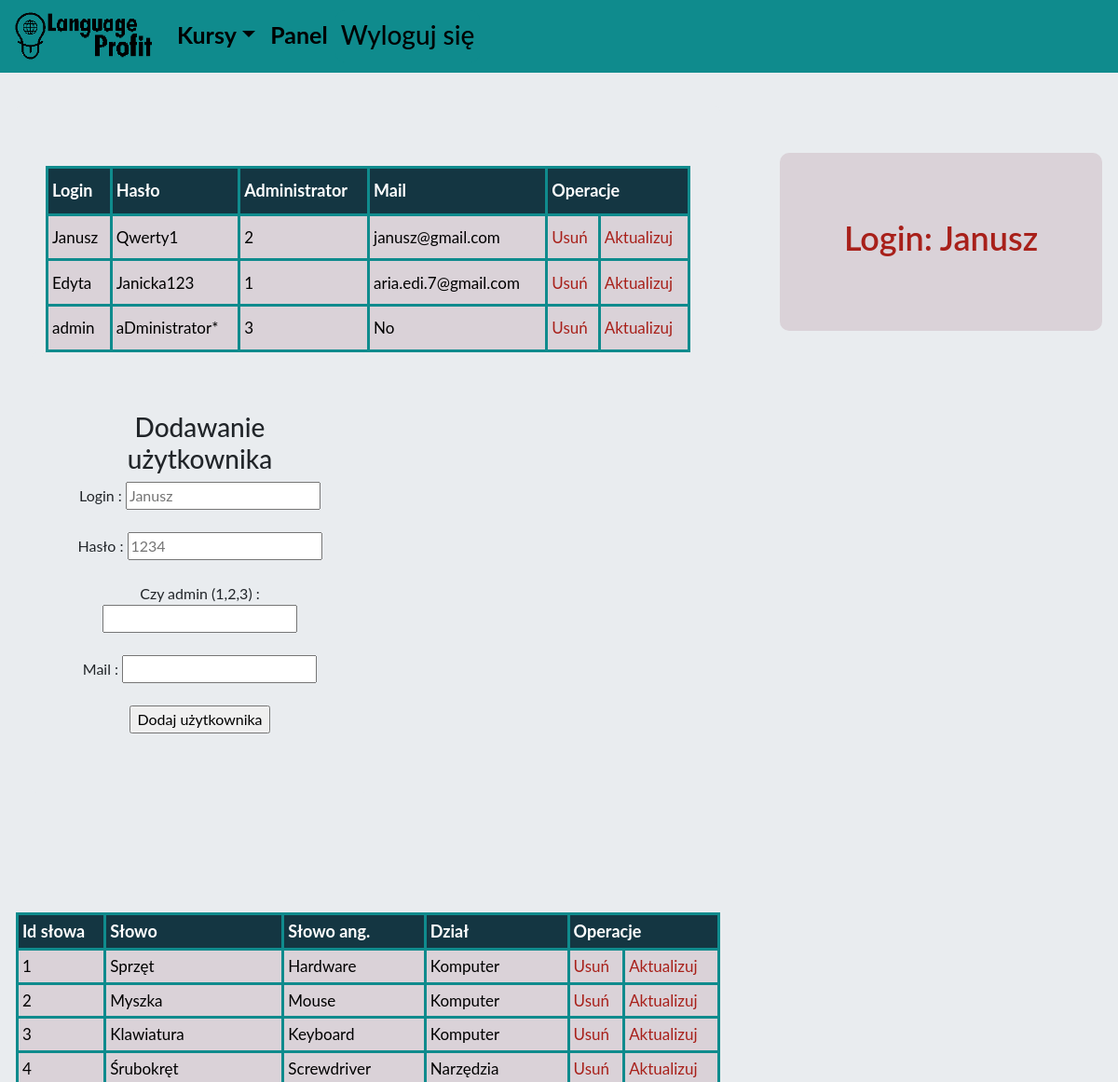
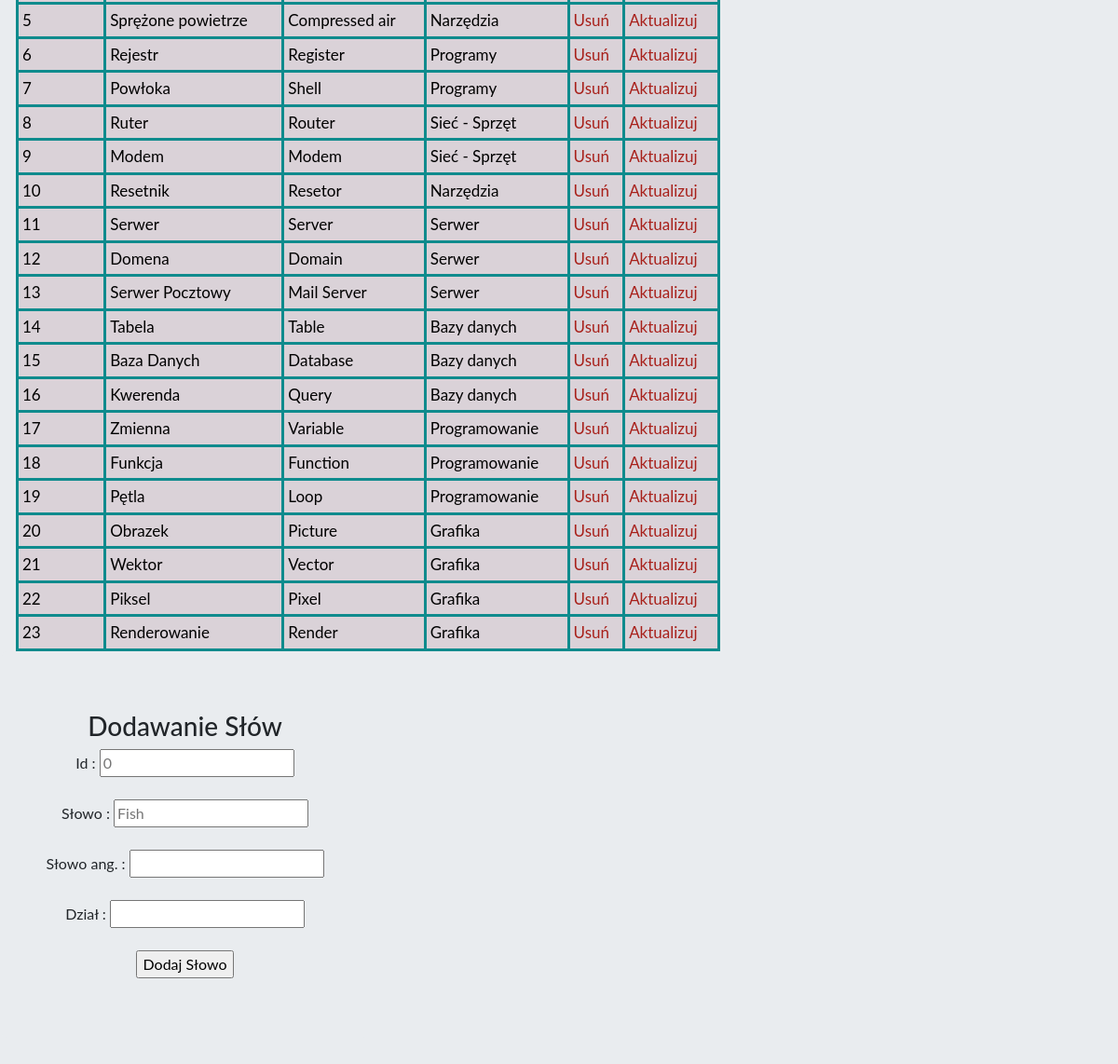
Screenshot of /Projekt/panel_admin.php (signed in) with the database file from the repository (2 pictures, top to bottom).
### tables this page shows
CREATE TABLE `uzytkownik` (
  `login` varchar(30) NOT NULL,
  `haslo` varchar(255) NOT NULL,
  `administrator` varchar(1) NOT NULL DEFAULT '1',
  `mail` varchar(50) NOT NULL DEFAULT 'No'
);

CREATE TABLE `slowa` (
  `id_slowka` int(11) NOT NULL,
  `slowo` varchar(255) DEFAULT NULL,
  `slowo_ang` varchar(255) DEFAULT NULL,
  `id_dzialu` varchar(255) DEFAULT NULL
);

CREATE TABLE `dzial` (
  `id_dzialu` varchar(255) NOT NULL,
  `dzial` varchar(40) NOT NULL,
  `id_kursu` varchar(255) DEFAULT NULL
);

### Projekt/panel_admin.php (the view, shortened to what this page needs)
<!DOCTYPE html>
<html lang="pl">
  <head>
    <link rel="stylesheet" href="style.css">
    <link rel="stylesheet" href="https://maxcdn.bootstrapcdn.com/bootstrap/4.3.1/css/bootstrap.min.css">
  </head>
  <body>
    <nav class="navbar navbar-expand-md justify-content-center fixed-top">
  <a class="navbar-brand" href="index.php"><img src="lprofit.png" id="pic"></a>
  <div class="collapse navbar-collapse" id="collapsibleNavbar">
    <ul class="navbar-nav ">
        <li class="nav-item dropdown">
                    <a href="#" class="nav-link dropdown-toggle" data-toggle="dropdown">Kursy</a>
                </li>
      <?php
      if(isset($_SESSION['zalogowany'])){
      if($_SESSION['zalogowany'] == true){
        echo <<<HUH
          <li class="nav-item"> <a href="panel_admin.php" class="nav-link">Panel</a> </li>
         <li class="nav-item"><form class="" action="panel_admin.php" method="post"> <button type="submit" class="but1" name="logout"><h3 class="head4">Wyloguj się</h3></button></form> </li>
HUH;
      }
      }else{
        echo <<<HUH
        <li class="nav-item"> <a href="logowanie.php" class="nav-link">Zaloguj się</a> </li>
        <li class="nav-item"> <a href="rejestracja.php" class="nav-link">Zarejestruj się</a> </li>
HUH;
}
       ?>
    </ul>
  </div>
</nav>
<div class="row">
  <div class="jumbotron col-md-8">
    <div class="jumbotron">
      <?php
      $connect = mysqli_connect("localhost", "root", "", "profit_language");
      mysqli_set_charset($connect, 'utf8');
      $sql = "SELECT * FROM `uzytkownik`";
      if ($result = mysqli_query($connect, $sql)) {
      echo <<<TABLE
      <table class="tabela">
        <tr>
          <th>Login</th>
          <th>Hasło</th>
          <th>Administrator</th>
          <th>Mail</th>
          <th colspan="2">Operacje</th>
        </tr>
TABLE;
      while ($row = mysqli_fetch_assoc($result)) {
        echo <<<ROW
        <tr>
          <td>$row[login]</td>
          <td>$row[haslo]</td>
          <td>$row[administrator]</td>
          <td>$row[mail]</td>
          <td><a href="./scripts/delete_user.php?id=$row[login]" class="nones">Usuń</a></td>
          <td><a href="./panel_admin.php?updateId=$row[login]" class="nones">Aktualizuj</a></td>
        </tr>
ROW;
      }
      ?></table><div class="row"><div class="jumbotron col-md-6 col-sm-12"><?php
      echo <<<FORMADDUSER
      <h3>Dodawanie użytkownika</h3>
      <form class="" action="./scripts/add_user.php" method="post">
        Login : <input type="text" name="login" placeholder="Janusz"><br><br>
        Hasło : <input type="text" name="haslo" placeholder="1234"><br><br>
        Czy admin (1,2,3) : <input type="text" name="administrator"><br><br>
        Mail : <input type="text" name="mail"><br><br>
        <input type="submit" name="button" value="Dodaj użytkownika">
      </form>
</div>
FORMADDUSER;
?><div class="jumbotron col-md-6 col-sm-12"><?php
      }else {
        echo "błędne zapytanie";
      }
     ?>
</div>
      </div>
      <?php
      $sql2 ="SELECT `slowa`.`slowo`, `slowa`.`slowo_ang`, `slowa`.`id_slowka`, `dzial`.`dzial` FROM `dzial`, `slowa` WHERE `slowa`.`id_dzialu`=`dzial`.`id_dzialu`; ";
      if ($result2 = mysqli_query($connect, $sql2)) {
      echo <<<TABLES
      <table class="tabela">
        <tr>
          <th>Id słowa</th>
          <th>Słowo</th>
          <th>Słowo ang.</th>
          <th>Dział</th>
          <th colspan="2">Operacje</th>
        </tr>
TABLES;
      while ($row = mysqli_fetch_assoc($result2)) {
        echo <<<ROWS
        <tr>
          <td>$row[id_slowka]</td>
          <td>$row[slowo]</td>
          <td>$row[slowo_ang]</td>
          <td>$row[dzial]</td>
          <td><a href="./scripts/delete_word.php?id=$row[id_slowka]" class="nones">Usuń</a></td>
          <td><a href="./panel_admin.php?updatesId=$row[id_slowka]" class="nones">Aktualizuj</a></td>
</tr>
ROWS;
      }
      ?></table><div class="row"><div class="jumbotron col-md-6 col-sm-12"><?php
      echo <<<FORMADDWORD
      <h3>Dodawanie Słów</h3>
      <form class="" action="./scripts/add_word.php" method="post">
        Id : <input type="text" name="id_slowo" placeholder="0"><br><br>
        Słowo : <input type="text" name="slowo" placeholder="Fish"><br><br>
        Słowo ang. : <input type="text" name="slowo_ang"><br><br>
        Dział : <input type="text" name="dzial"><br><br>
        <input type="submit" name="button" value="Dodaj Słowo">
      </form>
      </div>
      FORMADDWORD;
      ?><div class="jumbotron col-md-6 col-sm-12"><?php
    }
  ?>
</div>
</div>
            <div class="jumbotron col-md-4">
              <div class="pan">
                <h3>Login:  <?php echo $_SESSION['login'] ?></h3>
              </div>
            </div>
        </div>
  </body>
</html>

### Projekt/style.css (style rules this page uses)
body { background-color: black; font-family: 'Lato', sans-serif !important; }
body { padding-top: 50px; }
nav { background-color: #0F8B8D; width: 100%; }
nav ul li a:link, ul li a:visited { text-decoration: none; text-align: center; color: black; font-weight: bold; font-size: 25px; }
#pic { width: 150px; }
div { text-align: center; }
.nones:link, .nones:visited { text-decoration: none; text-align: center; color:#A8201A; list-style-type: none; }
.head4 { padding-top: 9px; font-weight: 550; color:black; }
.but1 { background-color: #0F8B8D !important; padding-top: -10px; color: black; border: none; text-align: center; padding-bottom: 5px; border-radius: 10px; }
.pan { background-color: #DAD2D8; border-radius: 10px; margin-top: 50px; padding-top: 20px; padding-bottom: 20px; padding: 50px; }
.pan h3 { font-size: 3vw; color: #A8201A; font-weight: 600; padding-top: 20px; padding-bottom: 20px; }
table.tabela { background-color: #DAD2D8; width: 100%; height: 200px; text-align: left; }
table.tabela td, table.tabela th { border: 3px solid #0F8B8D; padding: 4px 4px; }
table.tabela td { font-size: 17px; color: #000000; }
table.tabela th { background: #143642; }
table.tabela th { font-size: 18px; font-weight: bold; color: #FFFFFF; }

### rows the page displays
uzytkownik: login "Janusz", haslo "Qwerty1", administrator "2", mail "janusz@gmail.com"
uzytkownik: login "Edyta", haslo "Janicka123", administrator "1", mail "aria.edi.7@gmail.com"
uzytkownik: login "admin", haslo "aDministrator*", administrator "3", mail "No"
slowa: id_slowka "1", slowo "Sprzęt", slowo_ang "Hardware", id_dzialu.dzial "Komputer"
slowa: id_slowka "2", slowo "Myszka", slowo_ang "Mouse", id_dzialu.dzial "Komputer"
slowa: id_slowka "3", slowo "Klawiatura", slowo_ang "Keyboard", id_dzialu.dzial "Komputer"
slowa: id_slowka "4", slowo "Śrubokręt", slowo_ang "Screwdriver", id_dzialu.dzial "Narzędzia"
slowa: id_slowka "5", slowo "Sprężone powietrze", slowo_ang "Compressed air", id_dzialu.dzial "Narzędzia"
slowa: id_slowka "6", slowo "Rejestr", slowo_ang "Register", id_dzialu.dzial "Programy"
slowa: id_slowka "7", slowo "Powłoka", slowo_ang "Shell", id_dzialu.dzial "Programy"
slowa: id_slowka "8", slowo "Ruter", slowo_ang "Router", id_dzialu.dzial "Sieć - Sprzęt"
slowa: id_slowka "9", slowo "Modem", slowo_ang "Modem", id_dzialu.dzial "Sieć - Sprzęt"
slowa: id_slowka "10", slowo "Resetnik", slowo_ang "Resetor", id_dzialu.dzial "Narzędzia"
slowa: id_slowka "11", slowo "Serwer", slowo_ang "Server", id_dzialu.dzial "Serwer"
slowa: id_slowka "12", slowo "Domena", slowo_ang "Domain", id_dzialu.dzial "Serwer"
slowa: id_slowka "13", slowo "Serwer Pocztowy", slowo_ang "Mail Server", id_dzialu.dzial "Serwer"
slowa: id_slowka "14", slowo "Tabela", slowo_ang "Table", id_dzialu.dzial "Bazy danych"
slowa: id_slowka "15", slowo "Baza Danych", slowo_ang "Database", id_dzialu.dzial "Bazy danych"
slowa: id_slowka "16", slowo "Kwerenda", slowo_ang "Query", id_dzialu.dzial "Bazy danych"
slowa: id_slowka "17", slowo "Zmienna", slowo_ang "Variable", id_dzialu.dzial "Programowanie"
slowa: id_slowka "18", slowo "Funkcja", slowo_ang "Function", id_dzialu.dzial "Programowanie"
slowa: id_slowka "19", slowo "Pętla", slowo_ang "Loop", id_dzialu.dzial "Programowanie"
slowa: id_slowka "20", slowo "Obrazek", slowo_ang "Picture", id_dzialu.dzial "Grafika"
slowa: id_slowka "21", slowo "Wektor", slowo_ang "Vector", id_dzialu.dzial "Grafika"
slowa: id_slowka "22", slowo "Piksel", slowo_ang "Pixel", id_dzialu.dzial "Grafika"
slowa: id_slowka "23", slowo "Renderowanie", slowo_ang "Render", id_dzialu.dzial "Grafika"

### other values shown
$_SESSION['login'] "Janusz"
